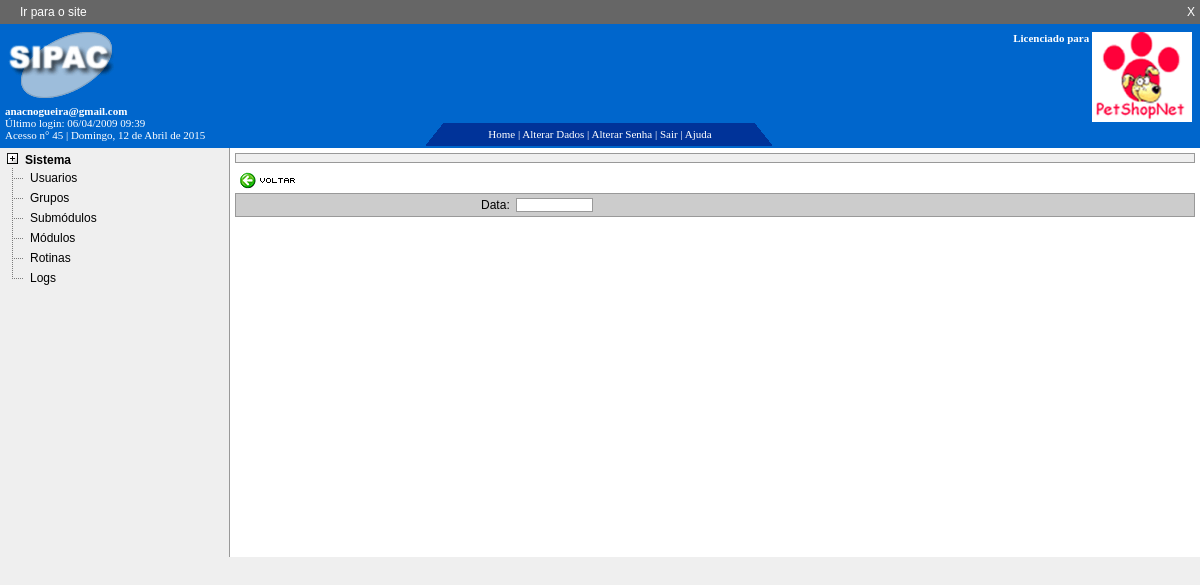
Screenshot of /sipac/logs_pesquisar_teste.php (signed in) with the database file from the repository.
### tables this page shows
CREATE TABLE IF NOT EXISTS `submodulos` (
  `submodulos_id` int(10) unsigned NOT NULL auto_increment,
  `submodulos_nome` varchar(50) default NULL,
  `submodulos_descricao` text NOT NULL,
  `submodulos_pagina` varchar(50) default NULL,
  `modulos_id` int(10) unsigned default NULL,
  `submodulos_ordem` int(4) default NULL,
  PRIMARY KEY  (`submodulos_id`),
  KEY `submodulos_FKIndex1` (`modulos_id`)
);

### sipac/lib/conexaomysql.php (called while the page is built, shortened)
<?
Class ConexaoMysql
{
  var $servidor = SERVER;
  var $usuario  = USER;
  var $senha    = PASS;
  var $link     = "";
  function conexao()
  {
    $this->link = mysql_connect($this->servidor,$this->usuario,$this->senha);
  }
  function sql($query)
  {
    $this->query = $query;
    if($result = mysql_query($this->query,$this->link) or die("<p style='color:red'>Erro:".$this->query."<br />".mysql_error()."</p>"))
     return $result;
    else
     return 0;
  }
}
?>

### sipac/lib/configs.php (called while the page is built, shortened)
<?
  require_once("conexaomysql.php");
  require_once("funcoes.php");
  $conn      = new ConexaoMysql();
?>

### sipac/menu_lateral.php (the view, shortened to what this page needs)
<?
 $sql = "SELECT users_autorizacao_especial FROM users
 WHERE users_id = '".$_SESSION[EMPRESA]["codUser"]."'";
 $result = $conn->sql($sql);
 if(mysql_num_rows($result) > 0)
 {
   $special = mysql_result($result,0,0);
   if($special == 1)
   {
    $campo_tipo = "users_id";
    $codMenu 		= $_SESSION[EMPRESA]["codUser"];
   }
   else
   {
    $campo_tipo = "grupos_id";
    $codMenu 		= $_SESSION[EMPRESA]["codGrupo"];
  }
 }
   $sql = "SELECT
   modulos.modulos_id, modulos_nome, tipo_autorizacao
   FROM modulos
	 INNER JOIN autorizacoes ON autorizacoes.modulos_id = modulos.modulos_id
	 WHERE $campo_tipo='".$codMenu."'
    AND (tipo_autorizacao=1 OR tipo_autorizacao=2)
    ORDER BY modulos_ordem ASC";
  $result = $conn->sql($sql);
?>
<div id="menu_lateral">
<ul>
 <?
   while($linha = mysql_fetch_array($result))
   {
     echo " <li class='menu_modulo'>".$linha["modulos_nome"]."\r\n";
    $sql2 = "SELECT DISTINCT submodulos.submodulos_id, submodulos_nome, submodulos_pagina
    FROM submodulos
    LEFT JOIN autorizacoes ON  autorizacoes.submodulos_id = submodulos.submodulos_id
    WHERE submodulos.modulos_id = '".$linha["modulos_id"]."'
    AND  $campo_tipo='".$codMenu."'";
    if($linha["tipo_autorizacao"] == 2)
    {
      $sql2 .=" AND (tipo_autorizacao=1 OR tipo_autorizacao=2)
      AND $campo_tipo='".$codMenu."'";
    }
    $sql2 .= " ORDER BY submodulos_ordem ASC";
    $result2 = $conn->sql($sql2);
    $recordCount = mysql_num_rows($result2);
    if($recordCount > 0)
    {
      echo "   \n<ul>\n";
			for($j=0;$j<$recordCount;$j++)
			{
				$linha2 =  mysql_fetch_array($result2);
				if($j == ($recordCount-1))
					echo "     <li class='menu_sub_last'><a href='".$linha2["submodulos_pagina"]."'>".$linha2["submodulos_nome"]."</a></li>\n";
				else
				 echo "     <li class='menu_sub'><a href='".$linha2["submodulos_pagina"]."'>".$linha2["submodulos_nome"]."</a></li>\n";
			}
      echo "   </ul>\n";
     }
     echo "  </li>\n";
   }
   echo " </ul>\n";
?>
</div>

### sipac/templates/sipac.css (style rules this page uses)
* { padding: 0; margin: 0; }
body { font-family: arial; font-size: 12px; color: #000000; background: #efefef; }
li { margin-left:15px; list-style-type:none; }
#menu_lateral { padding-top: 5px; background:#efefef; width: 18%; float:left; min-height: 300px; height:auto !important; height: 302px; }
#menu_lateral ul { padding-left: 20px; }
li.menu_modulo { font-weight:bold; margin-left:5px; padding-left:0px; list-style-image:url(../banco_imagens/expand.gif); vertical-align: text-top; margin-bottom: -2px; }
li.menu_sub { font-weight:normal; margin-left:-15px; padding-left:0px; list-style-image:url(../banco_imagens/T.gif); vertical-align: super; margin-bottom: -3px; }
li.menu_sub_last { font-weight:normal; list-style-image:url(../banco_imagens/line_l.gif); margin-left:-15px; padding-left:0px; }
li.menu_sub a, li.menu_sub_last a { vertical-align: super; color: #000; text-decoration:none; }

### rows the page displays
submodulos: submodulos_nome "Usuarios"
submodulos: submodulos_nome "Grupos"
submodulos: submodulos_nome "Submódulos"
submodulos: submodulos_nome "Módulos"
submodulos: submodulos_nome "Rotinas"
submodulos: submodulos_nome "Logs"

### other values shown
$_SESSION[EMPRESA]["email"] "anacnogueira@gmail.com"
$_SESSION[EMPRESA]["lastLogin"] "06/04/2009 09:39"
$_SESSION[EMPRESA]["session_id"] "45"
$semana "Domingo"
$mes "Abril"
$linha["modulos_nome"] "Sistema"
